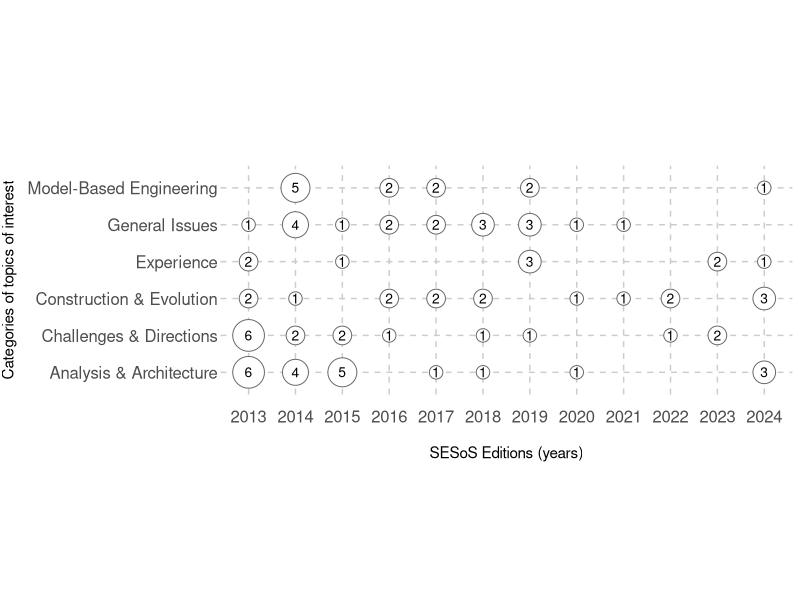
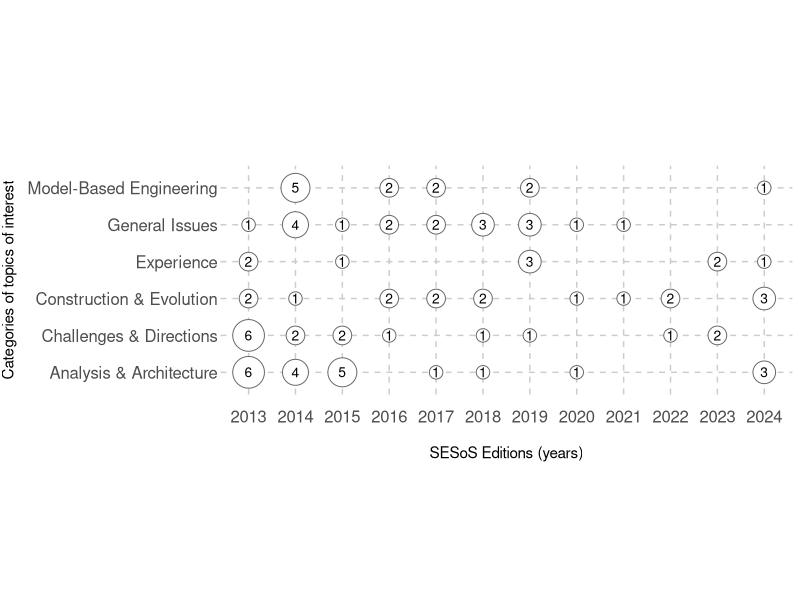

These charts were generated, in order, by the following R code:
setwd(".")

install.packages("ggplot2")

library(ggplot2)

# Dataset
topics <- c("Analysis & Architecture", "Model-Based Engineering", "Construction & Evolution", "Experience", "General Issues", "Challenges & Directions")
years <- rep(2013:2024, each=6)
numpapers <- c(6,0,2,2,1,6, 
               4,5,1,0,4,2, 
               5,0,0,1,1,2, 
               0,2,2,0,2,1, 
               1,2,2,0,2,0, 
               1,0,2,0,3,1,  
               0,2,0,3,3,1,
               1,0,1,0,1,0, 
               0,0,1,0,1,0, 
               0,0,2,0,0,1, 
               0,0,0,2,0,2,
               3,1,3,1,0,0)
grid <- data.frame(years, topics, numpapers)
grid$radius <- sqrt(grid$numpapers / pi)

# Bubble chart
bubblechart <- ggplot(grid[which(grid$radius > 0),], aes(as.character(years), topics)) + labs(x="SESoS Editions (years)", y="Categories of topics of interest") + geom_point(aes(size=radius*7.5), shape=21, fill="white", color="#666666") + geom_text(aes(label=numpapers), size=3.5) + scale_size_identity() + theme(panel.background=element_blank(), panel.grid.major=element_line(linetype=2, color="#cccccc"), axis.ticks.length=unit(0, "pt"), axis.title.x=element_text(vjust=-6), axis.title.y=element_text(vjust=2.5), axis.text.x=element_text(size=12, vjust=-2.0), axis.text.y=element_text(size=12), aspect.ratio=0.4/1)
bubblechart

# Save to file
ggsave("plots/topics-years.png", plot=bubblechart, device="png", dpi="print")